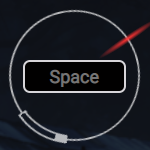
#> input picture skill_check/resources/Current.png, 150 x 150 px
$ python centeringCurrent.py
#> lines starting #> are read from the running program, lines starting #| are printed output that depends on the picture
#> further down, im is the input picture: shape (150, 150, 3); mean B, G, R 36.1, 29.6, 27.7
import pyautogui as au, cv2, numpy as np, os

au.PAUSE = 1
au.FAILSAFE = True

#Editing a red cross to the image to try and improve centering
#These values should NOT be adjusted to resolve centering unless the picture size changes.
#Centering the image captured should be done under detection.py, with the findSpace method ran to capture a new "Current.png".
size = 150 #size of the picture
adj_x = 10 #determines the border (Keeps the cross in the circle)
adj_y = 10 #determines the border (Keeps the cross in the circle)
center = 74 # Center of the image, for size 150x150

def addCross(raw):
    im = np.array(raw)
    i = 0
    for row in im:
        j = 0
        for col in row:
            j += 1
            if((i == center or j == center) and (j > adj_x and j < size - adj_x) and (i > adj_y and i < size - adj_y)):
                col[0] = 0
                col[1] = 0
                col[2] = 255
        i += 1
#> this loop made 150 passes
#> after the loop, col = [53, 40, 29]; i = 150

    cv2.imwrite(os.path.join('resources','debug','cross.png'),im)
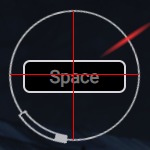
#> saved as cross.png: shape (150, 150, 3); mean B, G, R 35.6, 29.2, 30.2

#Creates a cross.png from the existing Current.png
if __name__ == '__main__':
    im=os.path.join('resources','Current.png')
    im=cv2.imread(im)
    addCross(im)
